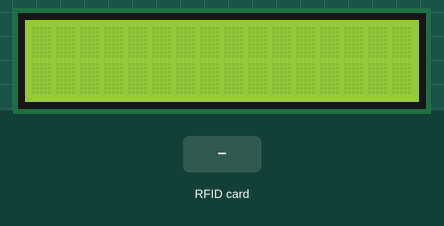
Bench run of a sketch on a simulated Arduino Uno, built with avr-gcc and run on an emulated ATmega328P. On the bench: 16×2 character LCD. The inputs (shaded band) are chosen by the test bench. What the sketch prints to the serial monitor is not drawn.

Above: at 1.3 s.
1.4 s: RFID card 5E 7A 19 C4 held to the reader
At 2.9 s:
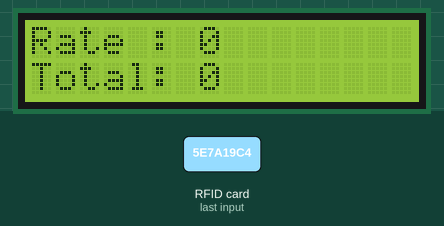
Timing chart, 0 to 4.4 s (numbered marks = the images above; inputs shaded):
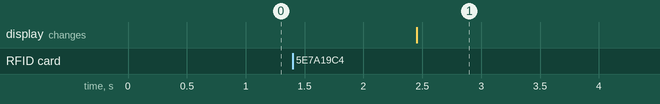

Measured:
- after the input at 1.4 s, the display: changes after 1.1 s (image 1)

The sketch:

QuickbasketFINAL.ino
```cpp
#include <SPI.h>
#include <MFRC522.h>

#define RST_PIN         9           // Configurable, see typical pin layout above
#define SS_PIN          10          // Configurable, see typical pin layout above

MFRC522 mfrc522(SS_PIN, RST_PIN);   // Create MFRC522 instance
// include the library code:
#include <LiquidCrystal.h>
// initialize the library with the numbers of the interface pins
LiquidCrystal lcd(6, 7, 5, 4, 3, 2);
// Yeah so this is the class array i made to store the uids of the cards read
class uidstore{
  public:
  byte uidb[4];
  bool cardMatch(byte readcarduid[4]){
    for(int h=0;h<4;h++){
      if(uidb[h]!=readcarduid[h]) return false;
    }
    return true;
  }
}card[100];
int k=0;
//*****************************************************************************************//
void setup() {
  Serial.begin(9600);                                           // Initialize serial communications with the PC
  SPI.begin();                                                  // Init SPI bus
  mfrc522.PCD_Init();                                              // Init MFRC522 card
  Serial.println(F("Read personal data on a MIFARE PICC:")); //shows in serial that it is ready to read
  // set up the LCD's number of columns and rows:
  lcd.begin(16, 2);
}

//*****************************************************************************************//
void loop() {
  boolean cardpresent = false;  // Initially No Card is Present
  int indextochange; // This is to store the index of the card which already exists in the buffer ...we'll remove it from buffer and subtract the item price !
  // Prepare key - all keys are set to FFFFFFFFFFFFh at chip delivery from the factory.
  MFRC522::MIFARE_Key key;
  for (byte i = 0; i < 6; i++) key.keyByte[i] = 0xFF;
  //some variables we need
  byte block;
  byte len;
  MFRC522::StatusCode status;

  //-------------------------------------------
  // Look for new cards
  if ( ! mfrc522.PICC_IsNewCardPresent()) {
    return;
  }

  // Select one of the cards
  if ( ! mfrc522.PICC_ReadCardSerial()) {
    return;
  }

  Serial.println(F("**Card Detected:**"));

  //-------------------------------------------
  byte readcarduid[4]; // This will store the UID bytes
  for(int u=0;u<4;u++){
    readcarduid[u]=mfrc522.uid.uidByte[u];  // Assigning the UID bytes
  }
  if(k==0){     // Initial Case when the first card is being scanned
    for(int g=0;g<4;g++){
      card[k].uidb[g]=readcarduid[g];   // Store the UID in class array
    }
    ++k;
  }
  else{
        for(int t=0;t<k;t++){     // If a card is already known , for each scanned card, we'll check if its already there
            if(card[t].cardMatch(readcarduid)== true){
              cardpresent = true;
              indextochange=t;
              break;
              }
        }
              if(cardpresent==true){
              for(int d=indextochange;d<k;d++){  // Im removing the card UID itself by shifting all card ojects by one index lower
                   for(int dd=0;dd<4;dd++){
                     card[d].uidb[dd]=card[d+1].uidb[dd];
                   }
              }
             --k; // I decrement k finally to reduce the total cards known
             }

             if(cardpresent== false){
             for(int x=0;x<4;x++){  // In case card is new and not scanned before, add it to the card buffer
             card[k].uidb[x]=readcarduid[x];  //Add the UID data byte by byte
             }
            ++k;  // Increase the No: of Cards Known Now
            }

  }
  //-------------------------------------------

  Serial.print(F("Item Price, Name: "));

  byte buffer1[18];

  block = 4;
  len = 18;

  //--- Get Price Of Item
  status = mfrc522.PCD_Authenticate(MFRC522::PICC_CMD_MF_AUTH_KEY_A, 4, &key, &(mfrc522.uid)); //line 834 of MFRC522.cpp file
  if (status != MFRC522::STATUS_OK) {
    Serial.print(F("Authentication failed: "));
    Serial.println(mfrc522.GetStatusCodeName(status));
    return;
  }

  status = mfrc522.MIFARE_Read(block, buffer1, &len);
  if (status != MFRC522::STATUS_OK) {
    Serial.print(F("Reading failed: "));
    Serial.println(mfrc522.GetStatusCodeName(status));
    return;
  }

  //---Print Price Of Item
  for (uint8_t i = 0; i < 16; i++)
  {
    if (buffer1[i] != 32)
    {

      Serial.write(buffer1[i]);
    }
  }
  Serial.print(" ");

  //---Get Item Name

  byte buffer2[18];
  block = 1;

  status = mfrc522.PCD_Authenticate(MFRC522::PICC_CMD_MF_AUTH_KEY_A, 1, &key, &(mfrc522.uid)); //line 834
  if (status != MFRC522::STATUS_OK) {
    Serial.print(F("Authentication failed: "));
    Serial.println(mfrc522.GetStatusCodeName(status));
    return;
  }

  status = mfrc522.MIFARE_Read(block, buffer2, &len);
  if (status != MFRC522::STATUS_OK) {
    Serial.print(F("Reading failed: "));
    Serial.println(mfrc522.GetStatusCodeName(status));
    return;
  }
  String msg1="";
  //---Print Item Name
  for (uint8_t i = 0; i < 16; i++) {

    Serial.write(buffer2[i] );

  }

   msg1 =(char*)buffer1;  // Stores The Price Of The Item

  Serial.print("Card UID:");    //Prints The UID of The Card on The Serial Monitor ...
  for (byte i = 0; i < mfrc522.uid.size; i++) {
    Serial.print(mfrc522.uid.uidByte[i] < 0x10 ? " 0" : " ");
    Serial.print(mfrc522.uid.uidByte[i], HEX);
  }
   Serial.println(" ");
  //----------------------------------------

  delay(1000); //change value if you want to read cards faster
  mfrc522.PICC_HaltA();
  mfrc522.PCD_StopCrypto1();

  // set the cursor to column 0, line 1
  // (note: line 1 is the second row, since counting begins with 0):
  lcd.setCursor(0, 0);
  lcd.print("Rate : ");
  int rate=0;
  rate = rate + atoi((char*)buffer1);   // Yeah its a lil round the bush but works flawlessly !
  lcd.print(rate);

  static long int sum=0;
       if(cardpresent==true){ // This the magic variable xD .... determines whether a card has been scanned before or not
      sum = sum - atoi((char*)buffer1);
     }
     else{
      sum = sum + atoi((char*)buffer1);
     }
  lcd.setCursor(0,1);
  lcd.print("Total: ");
  lcd.print(sum);
  delay(2000);
  lcd.clear();
  }
//*****************************************************************************************//
```
